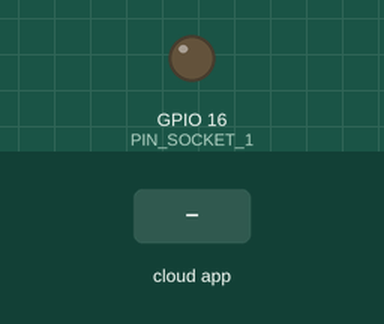
The sketch below on a simulated ESP32. Shown: output pins drawn as LEDs (lit = HIGH). The inputs (shaded band) are chosen by the test bench. WiFi joins after 1.5 s; servers stay silent unless stated; the Firebase database answers and starts empty; what the sketch prints to the serial monitor is not drawn.

Above: at 2.7 s.
2.8 s: the phone or cloud app sets socket_1 to 1
At 4.0 s:
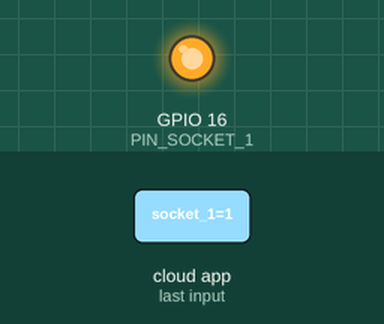
4.5 s: the phone or cloud app sets socket_1 to 0
At 5.4 s:
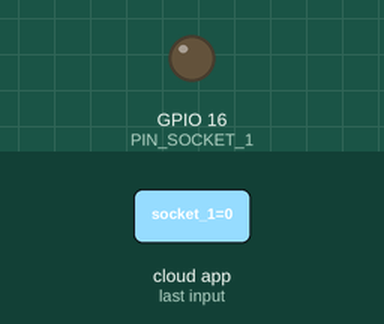
Timing chart, 0 to 7.5 s (numbered marks = the images above; inputs shaded):
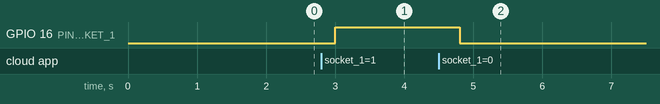

Measured:
- after the input at 2.8 s, GPIO 16 (PIN_SOCKET_1): LOW → HIGH after 0.20 s
- after the input at 4.5 s, GPIO 16 (PIN_SOCKET_1): HIGH → LOW after 0.30 s

The sketch:

batmonitorfirebase.ino
```cpp
#include <WiFi.h>
#include "FirebaseESP32.h"

#define FIREBASE_HOST       "FIREBASEHOST"
#define FIREBASE_AUTH       "FIREBASEAUTH"
#define WIFI_SSID           "WIFISSID"
#define WIFI_PASSWORD       "WIFIPASSWORD"

#define PATH_SOCKET_1       "pathToControl/pathToControl/pathToControl/socket_1"
#define PIN_ON              HIGH
#define PIN_OFF             LOW
#define PIN_FIREBASE_ON     1
#define PIN_FIREBASE_OFF    0
#define updateFirebase      300
#define PIN_SOCKET_1        16

FirebaseData firebaseData;

void setupPins() {
  pinMode(PIN_SOCKET_1, OUTPUT);
  digitalWrite(PIN_SOCKET_1, PIN_OFF);
}

void setupWifi() {
  WiFi.begin(WIFI_SSID, WIFI_PASSWORD);
  Serial.print("Connecting to Wi-Fi");
  while (WiFi.status() != WL_CONNECTED)
  {
    Serial.print(".");
    delay(300);
  }
  Serial.println();
  Serial.print("Connected with IP: ");
  Serial.println(WiFi.localIP());
  Serial.println();
}

void setupFirebase() {
  Firebase.begin(FIREBASE_HOST, FIREBASE_AUTH);
  Firebase.reconnectWiFi(true);
}

void getInt(String path, int pin, String messageOn, String messageOff) {
  if (Firebase.getInt(firebaseData, path)) {
    if (firebaseData.intData() == PIN_FIREBASE_ON) {
      digitalWrite(pin, PIN_ON);
      Serial.println(messageOn);
    } else if (firebaseData.intData() == PIN_FIREBASE_OFF) {
      digitalWrite(pin, PIN_OFF);
      Serial.println(messageOff);
    }
  } else  {
    Serial.println("FAILED");
    Serial.println("REASON: " + firebaseData.errorReason());
    Serial.println("PATH: " + path);
    Serial.println("------------------------------------");
    Serial.println();
  }

  delay(updateFirebase);
}

void blink()
{
  digitalWrite(PIN_SOCKET_1, PIN_ON);
  delay(1000);
  digitalWrite(PIN_SOCKET_1, PIN_OFF);
  delay(1000);
}

void setup() {
  Serial.begin(115200);

  setupPins();

  setupWifi();

  setupFirebase();
}

void loop() {
  getInt(PATH_SOCKET_1, PIN_SOCKET_1, "Socket_1 on", "Socket_1 off");

  //blink();
}
```
